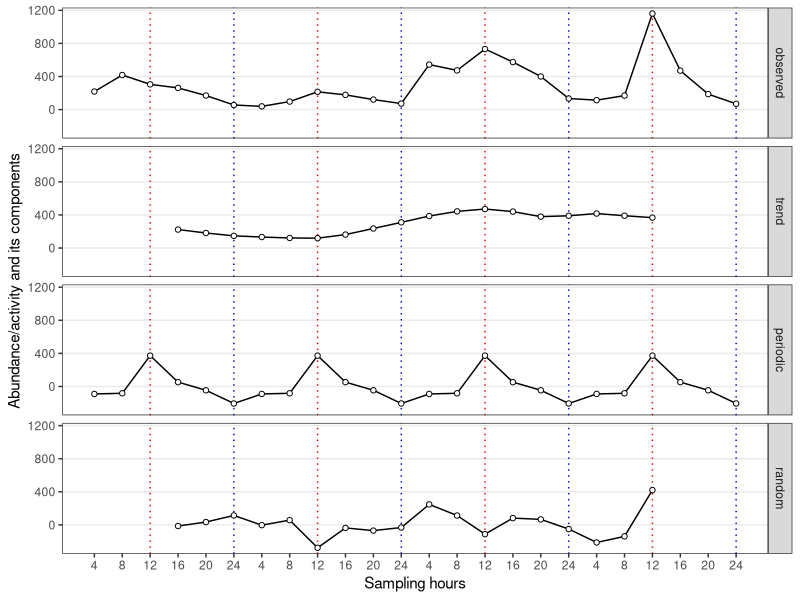
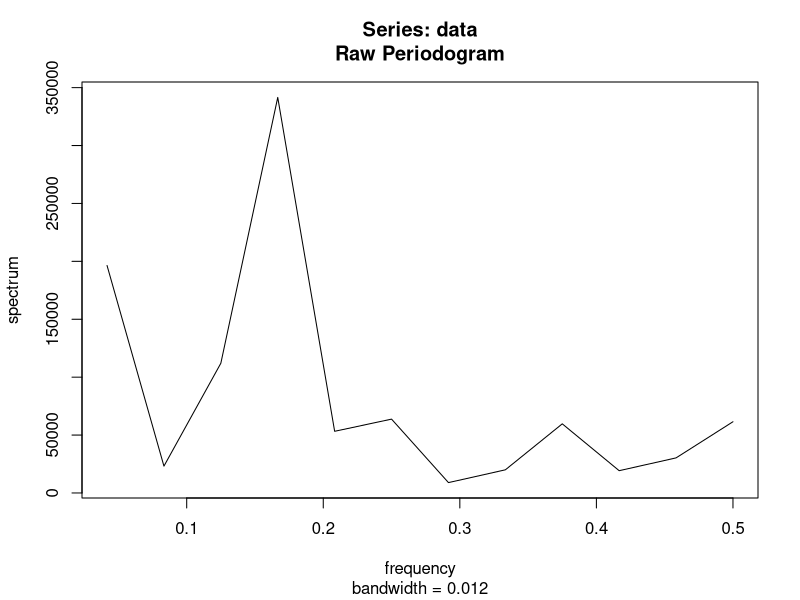
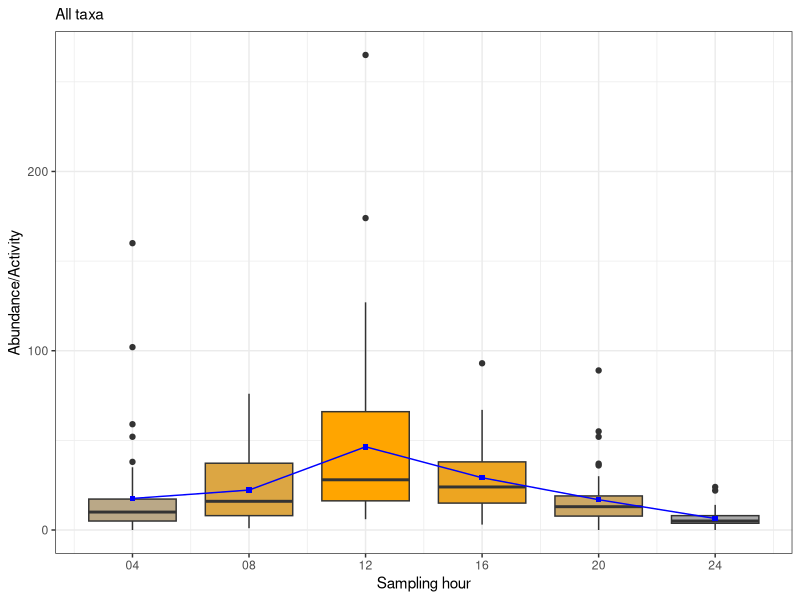
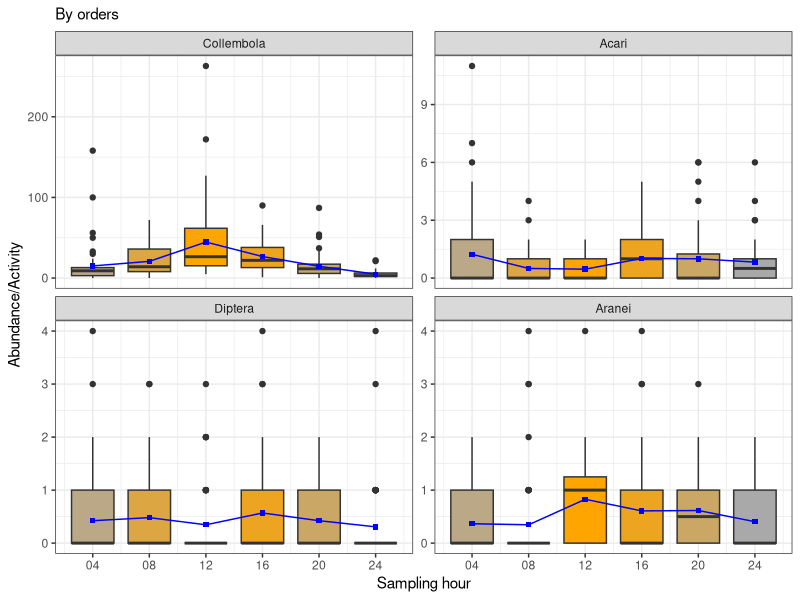
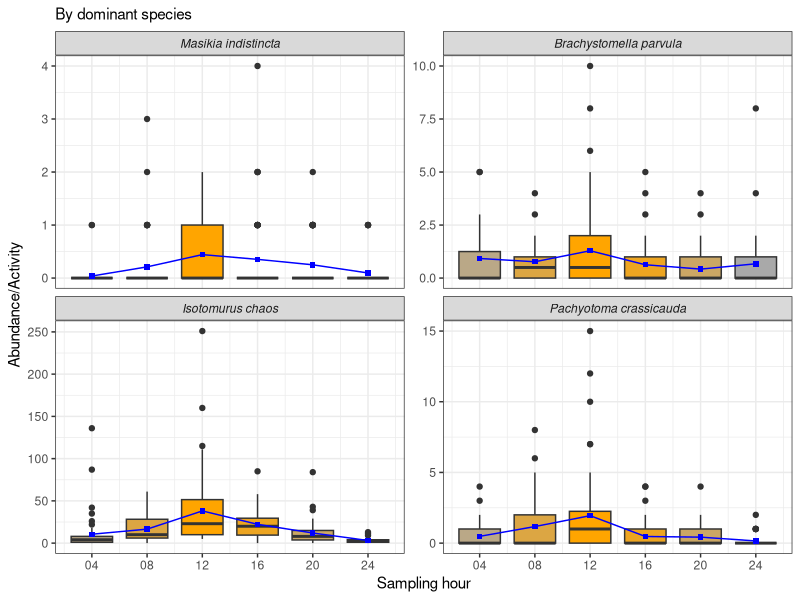
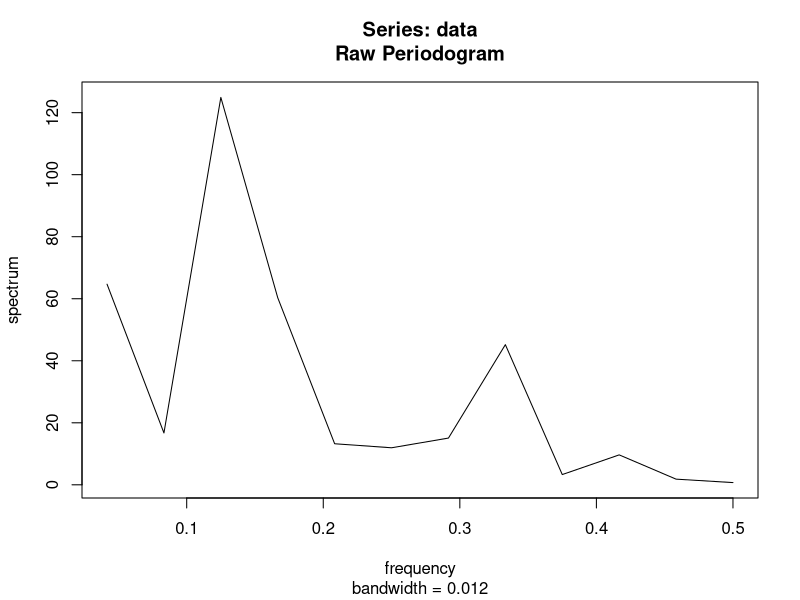
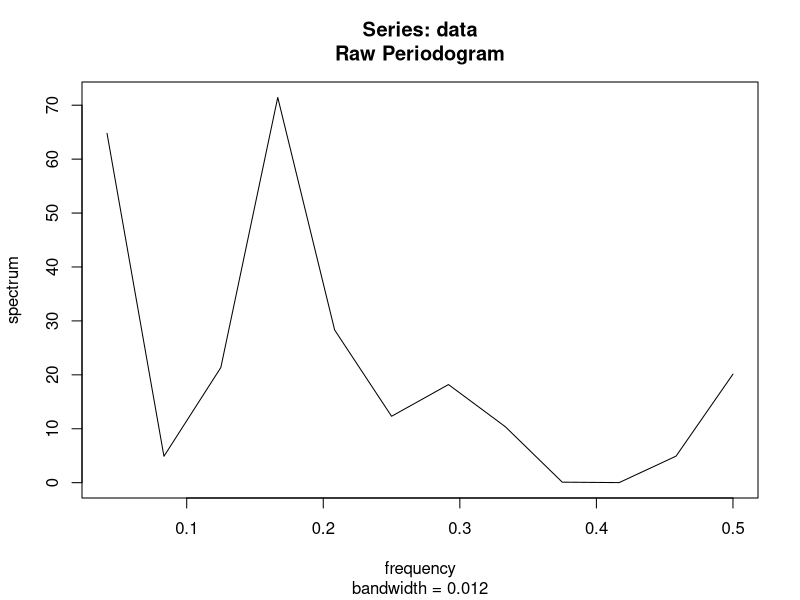
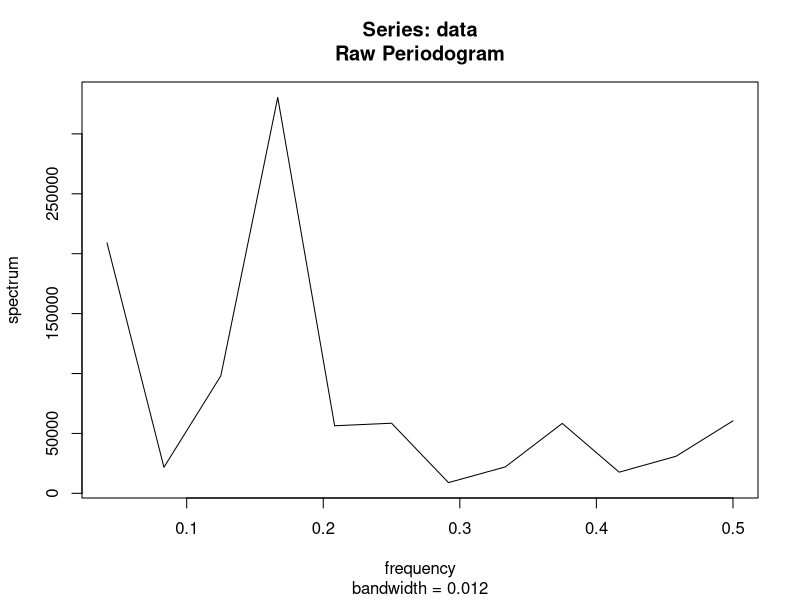

Here is the R script that generated these plots, in order:
library(tidyverse)
theme_set(theme_bw() + theme(legend.position = "bottom"))

# custom functions --------------------------------------------------------
per2 <- function(data, periodicity_freq){
	data <- as.numeric(data)
	# Compute the power spectral density
	psd <- spec.pgram(data, log = "no", detrend = FALSE)

	# Compute the spectral density ratio (SDR)
	denom_freq_range <- c(periodicity_freq*0.9, periodicity_freq*1.1)
	
	denom_power <- mean(psd$spec[psd$freq >= denom_freq_range[1] | psd$freq <= denom_freq_range[2]])
	num_power <- psd$spec[abs(psd$freq - periodicity_freq) == min(abs(psd$freq - periodicity_freq))]
	sdr <- num_power/denom_power

	# Perform an F-test to test the significance of the SDR
	num_df <- 1
	denom_df <- psd$df
	num_mean <- num_power
	denom_mean <- denom_power
	f_stat <- (num_mean/denom_mean)/((num_df/num_mean)+(denom_df/denom_mean))
	p_val <- pf(f_stat, num_df, denom_df, lower.tail = FALSE)
	
	# Results
	list(x = data, total = sum(data), SDR = sdr, 
		F.statistic = f_stat, psd_df = psd$df, p.value = p_val)
}

decompress <- function(a){
    # Export decomposed time series as tibble columns
	var.name <- deparse(substitute(a))
	a |> 
		ts(frequency = 6) |> 
		decompose() |> 
		_[1:4] |> 
		as_tibble() |> 
		rename_with(~paste0(var.name, "_", .x))
}

# data load ---------------------------------------------------------------
loggers_raw <- readxl::read_excel("Data_28.04.2023.xlsx", 
		sheet = "logger_data", skip = 1)
loggers <- loggers_raw |>
	mutate(D = as.numeric(substr(D, 1, 2)), 
		  H = (floor(H/4)+1)*4) |>
	group_by(D, H) |>
	summarise_all(mean) |>
	ungroup() |>
	filter(D != 9, D != 18)

factors <- readxl::read_excel("Data_28.04.2023.xlsx", 
		sheet = "factors", range = "A2:E26") |>
	mutate(D = substr(str_squish(D), 1, 2), 
		  D = as.numeric(D), 
		  log_lux = log10(lux), .after = 2)
factors <- left_join(factors, loggers, by = c("D", "H")) 

df <- readxl::read_excel("Data_28.04.2023.xlsx", 
			    sheet = "animals", skip = 3) |>
	mutate_all(as.character) |>
	pivot_longer(names_to = "dt", values_to = "abu", -1:-2) |> 
	separate(dt, sep = "_", into = c("trap_id", "D", "h")) |> 
	separate(h , sep = "\\:", into = "H", extra = "drop") |> 
	mutate_at(c("trap_id", "D", "H", "abu"), as.numeric)

# H1: is total activity periodic? -------------------------------------------------------
abu <- df %>% 
	filter(taxatype == "general") %>% 
	group_by(D, H) %>% 
	summarise(abu = sum(abu, na.rm = TRUE), .groups = "drop") %>% 
	pull(abu) %>% 
	ts(frequency = 6) %>% 
	decompose()

abu[c("x", "seasonal", "trend", "random")] %>% 
	as.data.frame() %>% 
	rename(observed = x, periodic = seasonal) %>% 
	mutate(dd = rep(1:(nrow(.)/6), each = 6), 
		  hh = rep(1:6, 4),
		  xx = paste0("d", dd, "_t", hh)) %>% 
	rownames_to_column("id") %>% 
	mutate(id = as.numeric(id), hh = as.factor(hh)) %>% 
	pivot_longer(names_to = "component", values_to = "val", -c("id", "xx", "dd", "hh")) %>% 
	mutate(component = factor(component,
						 levels = c("observed","trend", "periodic", "random"))) %>% 
	ggplot(aes(x = id, y = val)) +
	geom_vline(xintercept = (1:4)*6-3, color = "red", linetype = "dotted") +
	geom_vline(xintercept = (1:4)*6, color = "blue", linetype = "dotted") +
	geom_line() + 
	geom_point(shape = 21, fill = "white") +
	facet_grid(rows = vars(component)) + #, scales = "free") + 
	scale_x_continuous(breaks = 1:24, 
		labels = rep(1:6*4, 4)) + 
	theme(axis.text.x = element_text(angle = 0), 
		 panel.grid.minor = element_blank(), 
		 panel.grid.minor.y = element_blank(), 
		 panel.grid.major.x = element_blank()) +
	labs(x = "Sampling hours", y = "Abundance/activity and its components")

ggsave("Fig.3. Total abundance_raw.pdf", width = 7, height = 4)
# Time series of diurnal arthropods activity 
# and its components (trend, periodicity, residuals). 
# Red line marks noon, blue line marks midnights

per2(abu$x, 1/6)

# Signal to noise ratio is  > 4
# Н0 about non-periodicity is rejected with p<0.001 significance level

for_boxplots <- df %>% 
    filter(taxatype == "general") %>% 
    group_by(trap_id, D, H) %>% 
    summarise(abu = sum(abu), .groups = "drop") %>% 
    mutate(taxa = "All_taxa", .before = 1) %>% 
    rbind(select(df, -taxatype)) %>% 
    filter(taxa %in%  c("All_taxa", "Collembola", "Aranei", "Acari", "Diptera", 
        "Masikia indistincta","Brachystomella parvula (Schäffer, 1896)", 
        "Isotomurus chaos Potapov et Babenko, 2011", 
        "Pachyotoma crassicauda (Tullberg, 1871)")) %>% 
    separate(taxa, c("gen", "sp"), " ", extra = "drop") %>%
    mutate(taxa = case_when(is.na(sp) ~ gen, TRUE ~ paste0(gen, " ", sp)),
           taxa = fct_inorder(taxa, ordered = TRUE), 
           H2 = factor(H),
           H,
           .before = 1,
           .keep = "unused")

for_boxplots %>% 
    filter(taxa == "All_taxa") %>% 
    group_by(H) %>% 
    mutate(mean_abu = mean(abu)) %>% 
    ungroup() %>% 
    ggplot() + 
    geom_boxplot(aes(x = H, y = abu, group = H2, fill = H2)) +
    geom_line(aes(x = H, y = mean_abu), color = "blue") + 
    geom_point(aes(x = H, y = mean_abu), shape = 15, color = "blue") +
    theme(legend.position = "none") + 
    labs(x = "Sampling hour", y = "Abundance/Activity", 
         subtitle = "All taxa") +
    scale_x_continuous(breaks = 1:6*4,
                       labels = c("04", "08", "12", "16", "20","24")) +
    scale_fill_manual(values = colorRampPalette(c("darkgrey", "orange"))
                      (6)[c(2, 4, 6, 5, 3, 1)])
ggsave("Fig.4. Part A_raw.pdf", height = 3, width = 3)
# Average activity of terrestrial arthropods at different times of the day 1

for_boxplots %>% 
    filter(taxa %in% c("Collembola", "Aranei", "Acari", "Diptera")) %>% 
    group_by(taxa, H, H2) %>% 
    mutate(mean_abu = mean(abu)) %>% 
    ungroup() %>% 
    ggplot() + 
    geom_boxplot(aes(x = H, y = abu, group = H2, fill = H2)) +
    geom_line(aes(x = H, y = mean_abu), color = "blue") +
    geom_point(aes(x = H, y = mean_abu), shape = 15, color = "blue") +
    theme(legend.position = "none") + 
    labs(x = "Sampling hour", y = "Abundance/Activity", 
         subtitle = "By orders") +
    scale_x_continuous(breaks = 1:6*4,
                      labels = c("04", "08", "12", "16", "20","24")) +
    scale_fill_manual(values = colorRampPalette(c("darkgrey", "orange"))
                      (6)[c(2, 4, 6, 5, 3, 1)]) + 
    facet_wrap(~taxa, scales = "free_y")
ggsave("Fig.4. Part B_raw.pdf", height = 6, width = 6)
# Average activity of terrestrial arthropods at different times of the day 2

for_boxplots %>% 
    filter(taxa %in% c("Masikia indistincta",
                       "Brachystomella parvula", 
                       "Isotomurus chaos",
                       "Pachyotoma crassicauda")) %>% 
    group_by(taxa, H, H2) %>% 
    mutate(mean_abu = mean(abu)) %>% 
    ungroup() %>% 
    ggplot() + 
    geom_boxplot(aes(x = H, y = abu, group = H2, fill = H2)) +
    geom_line(aes(x = H, y = mean_abu), color = "blue") +
    geom_point(aes(x = H, y = mean_abu), shape = 15, color = "blue") +
    theme(legend.position = "none") + 
    labs(x = "Sampling hour", y = "Abundance/Activity", 
         subtitle = "By dominant species") +
    scale_x_continuous(breaks = 1:6*4,
                       labels = c("04", "08", "12", "16", "20","24")) +
    scale_fill_manual(values = colorRampPalette(c("darkgrey", "orange"))
                      (6)[c(2, 4, 6, 5, 3, 1)]) + 
    facet_wrap(~taxa, scales = "free_y") + 
    theme(strip.text = element_text(face = "italic"))
ggsave("Fig.4. Part C_raw.pdf", height = 6, width = 6)
# Average activity of terrestrial arthropods at different times of the day 3

# H#1 by taxa -------------------------------------------------------------
by_taxa <- df %>% 
	filter(taxatype == "general", taxa %in% c("Collembola", "Aranei", "Acari", "Diptera")) %>% 
	split(.$taxa) %>% 
	map(~.x %>% 
		group_by(D, H) %>% 
		summarise(abu = sum(abu, na.rm = TRUE), .groups = "drop") %>% 
		pull(abu) %>% 
		ts(frequency = 6) %>% 
		decompose()
	)
by_taxa %>% 
	transpose %>% 
	pluck("x") %>% 
	lapply(as.numeric) %>% 
	lapply(function(a){
		per2(a, 1/6)
	})

by_taxa %>% 
    lapply(function(a){
		cbind(
		    x = a$x, trend = a$trend, 
			seasonal = a$seasonal, random = a$random) %>% 
		as_tibble %>% 
		mutate_all(function(b){b/max(b, na.rm = TRUE)}) %>% 
		rownames_to_column("id") %>% 
		mutate(id = as.numeric(id))}) %>%  
	map_df(rbind, .id = "taxa") %>% 
	rename(observed = x, periodic = seasonal) %>% 
	pivot_longer(names_to = "component", values_to = "val", -1:-2) %>% 
	mutate(component = factor(component,
		levels = c("observed","trend", "periodic", "random"))) %>% 
	ggplot(aes(x = id, y = val, color = taxa)) +
	geom_vline(xintercept = (1:4)*6-3, color = "red", linetype = "dotted") +
	geom_vline(xintercept = (1:4)*6, color = "blue", linetype = "dotted") +
	geom_line() + 
	geom_point(shape = 21, fill = "white") +
	theme_bw() +
	facet_grid(rows = vars(component), scales = "free") + 
	scale_x_continuous(breaks = 1:24, labels = rep(1:6*4, 4)) + 
	theme(axis.text.x = element_text(angle = 0), 
		 panel.grid.minor = element_blank(), 
		 panel.grid.minor.y = element_blank(), 
		 panel.grid.major.x = element_blank(), 
		 legend.position = "bottom") +
	labs(x = "Sampling hours", y = "Abundance/activity and its components", 
		subtitle = "all variables are normalized to max = 1")
ggsave("Fig.5 Orders_raw.pdf", width = 7, height = 4.5)
# Time series of diurnal arthropods activity (by orders) 
# and its components (trend, periodicity, residuals). 
# Red line marks middays, blue line marks midnights. 
# Note: all raw variables data were normalized to max=1

# dominant species  -------------------------------------------------------
dom_sp <- df %>%
	filter(taxa %in% c("Masikia indistincta",
		"Brachystomella parvula (Schäffer, 1896)", 
		#"Isotomurus stuxbergi (Tullberg, 1876)", # check
		#"Erigone psychrophila", # check
		"Isotomurus chaos Potapov et Babenko, 2011",
		"Pachyotoma crassicauda (Tullberg, 1871)")) %>% 
    separate(taxa, c("gen", "sp"), " ", extra = "drop") %>% 
	unite(taxa, gen, sp, sep = " ") %>% 
	split(.$taxa) %>% 
	map(~.x %>% 
	    	group_by(D, H) %>% 
	    	summarise(abu = sum(abu, na.rm = TRUE), .groups = "drop") %>% 
	        pull(abu) %>% 
	    	ts(frequency = 6) %>% 
	    	decompose()
	)
dom_sp %>% 
	transpose %>% 
	pluck("x") %>% 
	lapply(as.numeric) %>% 
	lapply(function(a){
		per2(a, 1/6)
	})

dom_sp %>% 
    lapply(function(a){
        cbind(x = a$x, trend = a$trend, 
              seasonal = a$seasonal, random = a$random) %>% 
            as_tibble %>% 
            mutate(random = random/max(x), 
                   seasonal = seasonal/max(x), 
                   trend = trend/max(x), 
                   x = x/max(x)) %>% 
            rownames_to_column("id") %>% 
            mutate(id = as.numeric(id))}) %>% 
    map_df(rbind, .id = "taxa") %>% 
    rename(observed = x, periodic = seasonal) %>% 
    pivot_longer(names_to = "component", values_to = "val", -1:-2) %>% 
    mutate(component = factor(component,
                              levels = c("observed","trend", "periodic", "random"))) %>% 
    ggplot(aes(x = id, y = val, color = taxa)) +
    geom_vline(xintercept = (1:4)*6-3, color = "red", linetype = "dotted") +
    geom_vline(xintercept = (1:4)*6, color = "blue", linetype = "dotted") +
    geom_line() + 
    geom_point(shape = 21, fill = "white") +
    theme_bw() +
    facet_grid(rows = vars(component), scales = "free") + 
    scale_x_continuous(breaks = 1:24, labels = rep(1:6*4, 4)) + 
    theme(axis.text.x = element_text(angle = 0), 
          panel.grid.minor = element_blank(), 
          panel.grid.minor.y = element_blank(), 
          panel.grid.major.x = element_blank(), 
          legend.text = element_text(face = "italic"),
          legend.position = "bottom") +
    labs(x = "Sampling hours", y = "Abundance/activity and its components", 
         subtitle = "Note: all variables are normalized to max=1")
ggsave("Fig.6 Dominant species_raw.pdf", width = 7, height = 4.5)
# Time series of arthropods dominant species 
# and its components (trend, periodicity, residuals). 
# Red line marks middays, blue line marks midnights. 
# Note: all raw variables data awere normalized to max=1

# predictors multicoll ---------------------------------------------------
factors[,-1:-2] %>% 
	cor(method = "spearman") %>% 
	round(2)

cor.val1 <- cor(factors[,-1:-3], method = "spearman")
cor.pval1 <- expand_grid(v1 = 4:10, v2 = 4:10) %>% 
	split(1:nrow(.)) %>% 
	lapply(function(a){
		p = cor.test(as_vector(factors[,a$v1]), as_vector(factors[,a$v2]), 
				   method = "spearman")
		data.frame(p = p$p.value, 
				 v1 = colnames(factors)[a$v1], 
				 v2 = colnames(factors)[a$v2])
	}) %>% 
	map_df(tibble) %>% 
	mutate(p = p.adjust(p, method = "BY")) %>% 
	pivot_wider(names_from = v2, values_from = p) %>% 
	column_to_rownames("v1") %>% 
	as.matrix()

colnames(cor.pval1) <- 
    rownames(cor.pval1) <- 
    colnames(cor.val1) <- 
    rownames(cor.val1) <- c(
        "light level", "wind_20cm", "wind_2m", "temperature_0cm", 
        "temperature_2m", "humidity_relative", "humidity_absolute"
    )

pdf("Fig.7. Factor_multicollin_raw.pdf", width = 4, height = 4)
corrplot::corrplot(
	corr = cor.val1, 
	p.mat = cor.pval1, 
	type="upper", 
	order = "original",
	diag = FALSE,
	col =  corrplot::COL2('RdYlBu', 10)[10:1], 
	sig.level = 0.05)
dev.off() 
# Spearman correlation matrix. 
# The Spearman coefficient value is shown on the scale on the right. 
# The significance level (α) = 0.05. 
# Statistically non-significant correlations are crossed out

# correlations ------------------------------------------------------------
df.forcor <- df %>% 
	filter(taxa %in% c("Collembola", "Aranei", "Acari", "Diptera")) %>% 
	group_by(D, H, taxa) %>% 
	summarise(abu = sum(abu), .groups = "drop") %>% 
	pivot_wider(names_from = taxa, values_from = abu) %>% 
    mutate(All = abu$x, .after = 2) 
df.forcor <- df %>%
    filter(taxa %in% c("Masikia indistincta",
                       "Brachystomella parvula (Schäffer, 1896)", 
                       "Isotomurus chaos Potapov et Babenko, 2011",
                       "Pachyotoma crassicauda (Tullberg, 1871)")) %>% 
    separate(taxa, c("gen", "sp"), " ", extra = "drop") %>% 
    mutate(gen = paste0(substr(gen, 1, 1), ".")) %>% 
    unite(taxa, gen, sp, sep = " ") %>% 
    group_by(D, H, taxa) %>% 
    summarise(abu = sum(abu), .groups = "drop") %>% 
    pivot_wider(names_from = taxa, values_from = abu) %>% 
    left_join(df.forcor, ., by = c("D", "H")) %>% 
    left_join(factors, by = c("D", "H")) %>% 
	select(-wind_2m, -temp_2m, -hum_abs, -log_lux)

cor.val2 <- cor(df.forcor[,12:15], df.forcor[,3:11], 
	method = "spearman")
cor.pval2 <- expand_grid(v1 = 12:15, v2 = 3:11) %>% 
	split(1:nrow(.)) %>% 
	lapply(function(a){
		p = cor.test(as_vector(df.forcor[,a$v1]), as_vector(df.forcor[,a$v2]), 
				   method = "spearman")
		data.frame(p = p$p.value, 
				 # est = p$estimate,
				 v1 = colnames(df.forcor[a$v1]),
				 v2 = colnames(df.forcor[,a$v2]))
	}) %>% 
	map_df(tibble) %>% 
	mutate(p = p.adjust(p, method = "BH")) %>% 
	pivot_wider(names_from = v2, values_from = p) %>% 
	column_to_rownames("v1") %>% 
	as.matrix()

rownames(cor.val2) <- 
    rownames(cor.pval2) <- 
    c("light level", "wind_20cm", "temperature_0cm", "humidity_relative")

pdf("Fig.8. Orders and factors_raw.pdf", height = 4)
corrplot::corrplot(
	corr = cbind(cbind(All = cor.val2[,1]), 
	             rep(NA, nrow(cor.val2)), 
	             cor.val2[,2:5], 
	             rep(NA, nrow(cor.val2)), 
	             cor.val2[,6:9]),
	p.mat = cbind(cbind(All = cor.pval2[,1]), 
	              rep(NA, nrow(cor.val2)), 
	              cor.pval2[,2:5], 
	              rep(NA, nrow(cor.val2)), 
	              cor.pval2[,6:9]), 
	type="full", 
	order = "original",
	na.label = " ",
	diag = TRUE,
	is.corr=FALSE,
	col =  corrplot::COL2('RdYlBu', 10)[10:1], 
	sig.level = 0.05)
dev.off()
# Correlation of taxa’ activity (including dominant species) 
# and measured factors by Spearman method. 
# The Spearman coefficient value is shown on the scale on the right. 
# The significance level (α) = 0.05. 
# Statistically non-significant correlations are crossed out